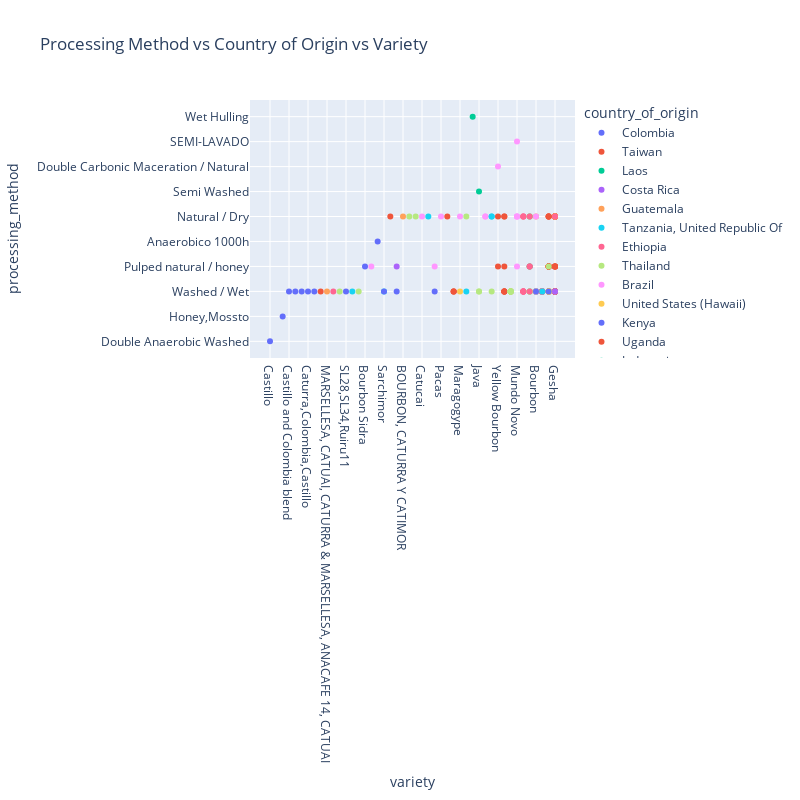

Here is the notebook cell this chart was saved with:
### Code cell
# plot relationship between 'processing_method' 'country_of_origin' and 'variety'
fig = px.scatter(df, x='variety', y='processing_method', color='country_of_origin', title='Processing Method vs Country of Origin vs Variety')
fig.update_layout(width=800, height=800, xaxis={'categoryorder':'total ascending'}, margin=go.layout.Margin(l=50))
fig.show()

### Figure 1 — Plotly figure (JSON) as saved in the notebook; plotly's stock layout.template omitted (floating-point values rounded to 4 significant figures)
{"data": [{"hovertemplate": "country_of_origin=Colombia<br>variety=%{x}<br>processing_method=%{y}<extra></extra>", "legendgroup": "Colombia", "marker": {"color": "#636efa", "symbol": "circle"}, "mode": "markers", "name": "Colombia", "orientation": "v", "showlegend": true, "type": "scatter", "x": ["Castillo", "Red Bourbon", "Caturra", "Castillo Paraguaycito", "Castillo and Colombia blend", "Caturra", "Caturra", "Caturra", "Bourbon Sidra", "Caturra", "Caturra", "Caturra", "Red Bourbon,Caturra", "Caturra", "Typica Gesha", "Caturra", "Santander", "Caturra,Colombia,Castillo", "Castillo,Caturra,Bourbon"], "xaxis": "x", "y": ["Double Anaerobic Washed", "Honey,Mossto", "Washed / Wet", null, "Washed / Wet", "Washed / Wet", "Washed / Wet", "Washed / Wet", "Pulped natural / honey", null, "Washed / Wet", "Washed / Wet", "Anaerobico 1000h", "Washed / Wet", "Washed / Wet", "Washed / Wet", "Washed / Wet", "Washed / Wet", "Washed / Wet"], "yaxis": "y"}, {"hovertemplate": "country_of_origin=Taiwan<br>variety=%{x}<br>processing_method=%{y}<extra></extra>", "legendgroup": "Taiwan", "marker": {"color": "#EF553B", "symbol": "circle"}, "mode": "markers", "name": "Taiwan", "orientation": "v", "showlegend": true, "type": "scatter", "x": ["Gesha", "Gesha", "Sl34+Gesha", "SL34", "Gesha", "SL34", "Gesha", "Gesha", "Typica", "SL34", "Gesha", "Gesha", "Gesha", "Typica", "Typica", "Gesha", "Gesha", "Gesha", "Gesha", "Typica", "Typica", "Gesha", "Typica", "Gesha", "Typica", "Yellow Bourbon", "SL34", "SL34", "Yellow Bourbon", "Typica", "Gesha", "Gesha", "SL34", "Gesha", "Typica", "Gesha", "Typica", "Gesha", "SL34", "Typica", "Gesha", "Typica", "Typica + SL34", "Typica", "Typica", "SL34", "Gesha", "Typica", "Gesha", "Typica", "Gesha", "Gesha", "Caturra", "Gesha", "Gesha", "Gesha", "Gesha", "Gesha", "Typica", "Typica", "Gesha"], "xaxis": "x", "y": ["Washed / Wet", "Washed / Wet", "Natural / Dry", "Washed / Wet", "Washed / Wet", "Pulped natural / honey", "Natural / Dry", "Natural / Dry", "Natural / Dry", "Washed / Wet", "Natural / Dry", "Natural / Dry", "Natural / Dry", "Washed / Wet", "Washed / Wet", "Washed / Wet", "Washed / Wet", "Pulped natural / honey", "Washed / Wet", "Natural / Dry", "Washed / Wet", "Washed / Wet", null, "Natural / Dry", "Washed / Wet", "Natural / Dry", "Natural / Dry", "Washed / Wet", "Pulped natural / honey", "Pulped natural / honey", "Pulped natural / honey", "Washed / Wet", "Natural / Dry", "Pulped natural / honey", "Natural / Dry", "Washed / Wet", "Pulped natural / honey", "Natural / Dry", "Washed / Wet", "Pulped natural / honey", "Natural / Dry", "Pulped natural / honey", "Washed / Wet", "Pulped natural / honey", "Washed / Wet", "Washed / Wet", "Washed / Wet", "Natural / Dry", "Washed / Wet", "Pulped natural / honey", null, "Natural / Dry", "Washed / Wet", "Washed / Wet", "Natural / Dry", "Washed / Wet", "Pulped natural / honey", "Washed / Wet", "Pulped natural / honey", "Pulped natural / honey", "Pulped natural / honey"], "yaxis": "y"}, {"hovertemplate": "country_of_origin=Laos<br>variety=%{x}<br>processing_method=%{y}<extra></extra>", "legendgroup": "Laos", "marker": {"color": "#00cc96", "symbol": "circle"}, "mode": "markers", "name": "Laos", "orientation": "v", "showlegend": true, "type": "scatter", "x": ["Java", "Catimor", "Catimor"], "xaxis": "x", "y": ["Semi Washed", "Natural / Dry", "Washed / Wet"], "yaxis": "y"}, {"hovertemplate": "country_of_origin=Costa Rica<br>variety=%{x}<br>processing_method=%{y}<extra></extra>", "legendgroup": "Costa Rica", "marker": {"color": "#ab63fa", "symbol": "circle"}, "mode": "markers", "name": "Costa Rica", "orientation": "v", "showlegend": true, "type": "scatter", "x": ["Gesha", "Caturra", "Gesha", "Caturra", "Caturra", "SL28", "Caturra", "Caturra"], "xaxis": "x", "y": ["Washed / Wet", "Washed / Wet", "Washed / Wet", "Washed / Wet", "Washed / Wet", "Pulped natural / honey", "Washed / Wet", "Washed / Wet"], "yaxis": "y"}, {"hovertemplate": "country_of_origin=Guatemala<br>variety=%{x}<br>processing_method=%{y}<extra></extra>", "legendgroup": "Guatemala", "marker": {"color": "#FFA15A", "symbol": "circle"}, "mode": "markers", "name": "Guatemala", "orientation": "v", "showlegend": true, "type": "scatter", "x": ["Gesha", "Gesha", "Gesha", "Caturra", "Catuai", "Caturra", "Caturra", "Bourbon", "Bourbon", "Typica", "Caturra", "Caturra", "Caturra", "Gesha", "Bourbon", "BOURBON, CATURRA Y CATIMOR", "Bourbon", "Caturra", "MARSELLESA, CATUAI, CATURRA & MARSELLESA, ANACAFE 14, CATUAI", "Caturra", "Caturra"], "xaxis": "x", "y": ["Washed / Wet", "Natural / Dry", "Natural / Dry", "Washed / Wet", "Washed / Wet", "Washed / Wet", "Washed / Wet", "Natural / Dry", "Washed / Wet", "Washed / Wet", "Washed / Wet", "Washed / Wet", "Washed / Wet", "Natural / Dry", "Washed / Wet", "Natural / Dry", "Washed / Wet", "Washed / Wet", "Washed / Wet", "Washed / Wet", "Washed / Wet"], "yaxis": "y"}, {"hovertemplate": "country_of_origin=Tanzania, United Republic Of<br>variety=%{x}<br>processing_method=%{y}<extra></extra>", "legendgroup": "Tanzania, United Republic Of", "marker": {"color": "#19d3f3", "symbol": "circle"}, "mode": "markers", "name": "Tanzania, United Republic Of", "orientation": "v", "showlegend": true, "type": "scatter", "x": ["Bourbon", "Bourbon", "Bourbon", "Bourbon", "Bourbon", "Bourbon"], "xaxis": "x", "y": ["Washed / Wet", "Washed / Wet", "Washed / Wet", "Washed / Wet", "Washed / Wet", "Washed / Wet"], "yaxis": "y"}, {"hovertemplate": "country_of_origin=Ethiopia<br>variety=%{x}<br>processing_method=%{y}<extra></extra>", "legendgroup": "Ethiopia", "marker": {"color": "#FF6692", "symbol": "circle"}, "mode": "markers", "name": "Ethiopia", "orientation": "v", "showlegend": true, "type": "scatter", "x": ["Ethiopian Heirlooms", "Gesha", "Wolishalo,Kurume,Dega", "Ethiopian Heirlooms", "Ethiopian Heirlooms", "Ethiopian Heirlooms", "Ethiopian Heirlooms", "Ethiopian Heirlooms", "Ethiopian Heirlooms", "Ethiopian Heirlooms", "Ethiopian Heirlooms"], "xaxis": "x", "y": ["Natural / Dry", "Natural / Dry", "Washed / Wet", "Washed / Wet", "Natural / Dry", "Washed / Wet", "Washed / Wet", "Natural / Dry", "Washed / Wet", "Washed / Wet", "Washed / Wet"], "yaxis": "y"}, {"hovertemplate": "country_of_origin=Thailand<br>variety=%{x}<br>processing_method=%{y}<extra></extra>", "legendgroup": "Thailand", "marker": {"color": "#B6E880", "symbol": "circle"}, "mode": "markers", "name": "Thailand", "orientation": "v", "showlegend": true, "type": "scatter", "x": ["Catimor", "Catimor", "Bourbon", "Java", "Typica", "Gayo", "Caturra", "Bourbon, Catimor, Caturra, Typica", "Catimor", "Java", "Typica Bourbon Caturra Catimor", "Catimor"], "xaxis": "x", "y": ["Pulped natural / honey", "Natural / Dry", "Washed / Wet", "Washed / Wet", "Washed / Wet", "Washed / Wet", "Washed / Wet", "Natural / Dry", "Washed / Wet", "Washed / Wet", "Natural / Dry", "Washed / Wet"], "yaxis": "y"}, {"hovertemplate": "country_of_origin=Brazil<br>variety=%{x}<br>processing_method=%{y}<extra></extra>", "legendgroup": "Brazil", "marker": {"color": "#FF97FF", "symbol": "circle"}, "mode": "markers", "name": "Brazil", "orientation": "v", "showlegend": true, "type": "scatter", "x": ["Mundo Novo", "Yellow Bourbon", "Mundo Novo", "Mundo Novo", "Yellow Catuai", "Catucai", "Catuai and Mundo Novo", "Catuai and Mundo Novo", "Mundo Novo", "Mundo Novo"], "xaxis": "x", "y": ["Pulped natural / honey", "Double Carbonic Maceration / Natural", "Natural / Dry", "Natural / Dry", "Pulped natural / honey", "Natural / Dry", "Natural / Dry", "Natural / Dry", "Natural / Dry", "SEMI-LAVADO"], "yaxis": "y"}, {"hovertemplate": "country_of_origin=United States (Hawaii)<br>variety=%{x}<br>processing_method=%{y}<extra></extra>", "legendgroup": "United States (Hawaii)", "marker": {"color": "#FECB52", "symbol": "circle"}, "mode": "markers", "name": "United States (Hawaii)", "orientation": "v", "showlegend": true, "type": "scatter", "x": ["Typica", "Catuai", "Typica", "Maragogype", "Typica"], "xaxis": "x", "y": ["Washed / Wet", "Washed / Wet", "Washed / Wet", "Washed / Wet", "Washed / Wet"], "yaxis": "y"}, {"hovertemplate": "country_of_origin=Kenya<br>variety=%{x}<br>processing_method=%{y}<extra></extra>", "legendgroup": "Kenya", "marker": {"color": "#636efa", "symbol": "circle"}, "mode": "markers", "name": "Kenya", "orientation": "v", "showlegend": true, "type": "scatter", "x": ["SL28", "SL28,SL34,Ruiru11"], "xaxis": "x", "y": ["Washed / Wet", "Washed / Wet"], "yaxis": "y"}, {"hovertemplate": "country_of_origin=Uganda<br>variety=%{x}<br>processing_method=%{y}<extra></extra>", "legendgroup": "Uganda", "marker": {"color": "#EF553B", "symbol": "circle"}, "mode": "markers", "name": "Uganda", "orientation": "v", "showlegend": true, "type": "scatter", "x": ["SL14", "SL14", "SL14"], "xaxis": "x", "y": ["Washed / Wet", "Washed / Wet", "Washed / Wet"], "yaxis": "y"}, {"hovertemplate": "country_of_origin=Indonesia<br>variety=%{x}<br>processing_method=%{y}<extra></extra>", "legendgroup": "Indonesia", "marker": {"color": "#00cc96", "symbol": "circle"}, "mode": "markers", "name": "Indonesia", "orientation": "v", "showlegend": true, "type": "scatter", "x": ["Catimor", "Jember,TIM-TIM,Ateng", "Catimor"], "xaxis": "x", "y": [null, "Wet Hulling", "Pulped natural / honey"], "yaxis": "y"}, {"hovertemplate": "country_of_origin=Peru<br>variety=%{x}<br>processing_method=%{y}<extra></extra>", "legendgroup": "Peru", "marker": {"color": "#ab63fa", "symbol": "circle"}, "mode": "markers", "name": "Peru", "orientation": "v", "showlegend": true, "type": "scatter", "x": ["Gesha", "Caturra", "Caturra", "Caturra"], "xaxis": "x", "y": ["Washed / Wet", "Washed / Wet", "Washed / Wet", "Washed / Wet"], "yaxis": "y"}, {"hovertemplate": "country_of_origin=Panama<br>variety=%{x}<br>processing_method=%{y}<extra></extra>", "legendgroup": "Panama", "marker": {"color": "#FFA15A", "symbol": "circle"}, "mode": "markers", "name": "Panama", "orientation": "v", "showlegend": true, "type": "scatter", "x": ["Catuai", "Caturra"], "xaxis": "x", "y": ["Washed / Wet", "Washed / Wet"], "yaxis": "y"}, {"hovertemplate": "country_of_origin=Nicaragua<br>variety=%{x}<br>processing_method=%{y}<extra></extra>", "legendgroup": "Nicaragua", "marker": {"color": "#19d3f3", "symbol": "circle"}, "mode": "markers", "name": "Nicaragua", "orientation": "v", "showlegend": true, "type": "scatter", "x": ["Catrenic", "SHG", "Parainema", "Caturra-Catuai", "Caturra", "Sarchimor", "SHG"], "xaxis": "x", "y": ["Natural / Dry", "Natural / Dry", "Washed / Wet", "Washed / Wet", "Washed / Wet", "Washed / Wet", "Natural / Dry"], "yaxis": "y"}, {"hovertemplate": "country_of_origin=Vietnam<br>variety=%{x}<br>processing_method=%{y}<extra></extra>", "legendgroup": "Vietnam", "marker": {"color": "#FF6692", "symbol": "circle"}, "mode": "markers", "name": "Vietnam", "orientation": "v", "showlegend": true, "type": "scatter", "x": ["Catimor", "Catimor", "Catimor", "Catimor"], "xaxis": "x", "y": ["Natural / Dry", "Pulped natural / honey", "Washed / Wet", "Pulped natural / honey"], "yaxis": "y"}, {"hovertemplate": "country_of_origin=Honduras<br>variety=%{x}<br>processing_method=%{y}<extra></extra>", "legendgroup": "Honduras", "marker": {"color": "#B6E880", "symbol": "circle"}, "mode": "markers", "name": "Honduras", "orientation": "v", "showlegend": true, "type": "scatter", "x": ["Catuai", "Catuai", "Typica", "Parainema", "SHG", "Lempira", "Catuai", "Catuai", "Catuai", "Catuai", "Catuai", "Catuai", "Catuai"], "xaxis": "x", "y": ["Washed / Wet", "Washed / Wet", "Pulped natural / honey", "Natural / Dry", "Washed / Wet", "Washed / Wet", "Washed / Wet", "Washed / Wet", "Washed / Wet", "Washed / Wet", "Washed / Wet", "Washed / Wet", "Washed / Wet"], "yaxis": "y"}, {"hovertemplate": "country_of_origin=El Salvador<br>variety=%{x}<br>processing_method=%{y}<extra></extra>", "legendgroup": "El Salvador", "marker": {"color": "#FF97FF", "symbol": "circle"}, "mode": "markers", "name": "El Salvador", "orientation": "v", "showlegend": true, "type": "scatter", "x": ["Pacamara", "Bourbon", "Bourbon", "Bourbon", "Bourbon", "Pacas", "Maragogype"], "xaxis": "x", "y": ["Pulped natural / honey", "Washed / Wet", "Washed / Wet", "Washed / Wet", "Natural / Dry", "Natural / Dry", "Natural / Dry"], "yaxis": "y"}, {"hovertemplate": "country_of_origin=Madagascar<br>variety=%{x}<br>processing_method=%{y}<extra></extra>", "legendgroup": "Madagascar", "marker": {"color": "#FECB52", "symbol": "circle"}, "mode": "markers", "name": "Madagascar", "orientation": "v", "showlegend": true, "type": "scatter", "x": ["Bourbon"], "xaxis": "x", "y": ["Washed / Wet"], "yaxis": "y"}, {"hovertemplate": "country_of_origin=Mexico<br>variety=%{x}<br>processing_method=%{y}<extra></extra>", "legendgroup": "Mexico", "marker": {"color": "#636efa", "symbol": "circle"}, "mode": "markers", "name": "Mexico", "orientation": "v", "showlegend": true, "type": "scatter", "x": ["Sarchimor", "Bourbon", "Pacamara", "Typica"], "xaxis": "x", "y": ["Washed / Wet", "Washed / Wet", "Washed / Wet", "Washed / Wet"], "yaxis": "y"}, {"hovertemplate": "country_of_origin=Myanmar<br>variety=%{x}<br>processing_method=%{y}<extra></extra>", "legendgroup": "Myanmar", "marker": {"color": "#EF553B", "symbol": "circle"}, "mode": "markers", "name": "Myanmar", "orientation": "v", "showlegend": true, "type": "scatter", "x": ["Catimor,Catuai,Caturra,Bourbon"], "xaxis": "x", "y": ["Natural / Dry"], "yaxis": "y"}], "layout": {"height": 800, "legend": {"title": {"text": "country_of_origin"}, "tracegroupgap": 0}, "margin": {"l": 50}, "title": {"text": "Processing Method vs Country of Origin vs Variety"}, "width": 800, "xaxis": {"anchor": "y", "categoryorder": "total ascending", "domain": [0, 1], "title": {"text": "variety"}}, "yaxis": {"anchor": "x", "domain": [0, 1], "title": {"text": "processing_method"}}}}
